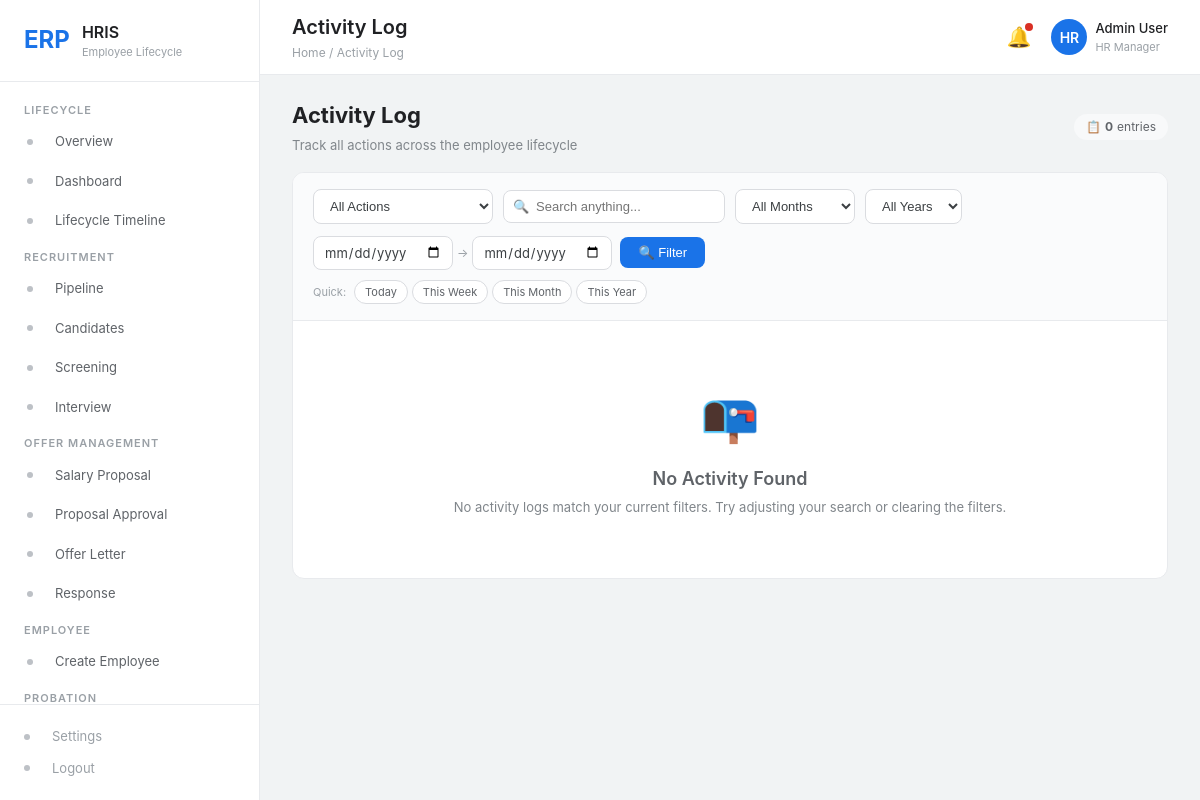
Page /activity/log.php on the earlier database version.
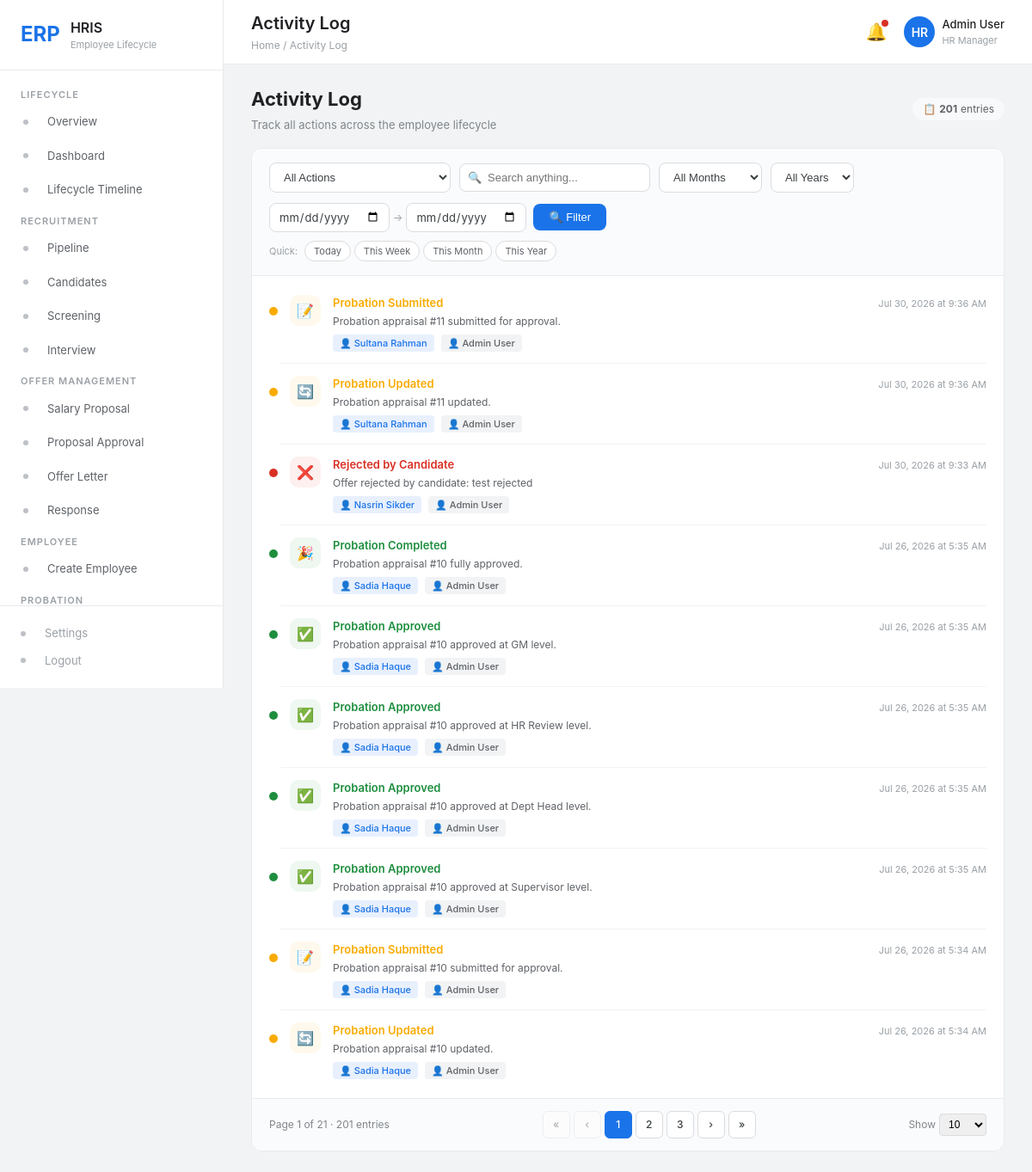
Same page on the later database version.
### tables this page shows
CREATE TABLE `elms_candidate_logs` (
  `id` int(11) NOT NULL,
  `candidate_id` int(11) NOT NULL,
  `action` varchar(50) NOT NULL,
  `from_status` varchar(30) DEFAULT NULL,
  `to_status` varchar(30) DEFAULT NULL,
  `notes` text DEFAULT NULL,
  `created_by` varchar(100) DEFAULT 'Admin User',
  `created_at` timestamp NOT NULL DEFAULT current_timestamp()
);

CREATE TABLE `elms_candidates` (
  `id` int(11) NOT NULL,
  `job_id` int(11) NOT NULL,
  `code` varchar(30) NOT NULL,
  `first_name` varchar(100) NOT NULL,
  `last_name` varchar(100) NOT NULL,
  `email` varchar(100) NOT NULL,
  `phone` varchar(30) DEFAULT NULL,
  `nid` varchar(50) DEFAULT NULL,
  `blood_group` varchar(10) DEFAULT NULL,
  `dob` date DEFAULT NULL,
  `gender` varchar(10) DEFAULT NULL,
  `present_address` text DEFAULT NULL,
  `permanent_address` text DEFAULT NULL,
  `current_salary` decimal(12,2) DEFAULT 0.00,
  `expected_salary` decimal(12,2) DEFAULT 0.00,
  `status_id` int(11) NOT NULL DEFAULT 1,
  `applied_at` datetime DEFAULT current_timestamp(),
  `created_at` timestamp NOT NULL DEFAULT current_timestamp(),
  `updated_at` timestamp NOT NULL DEFAULT current_timestamp() ON UPDATE current_timestamp()
);

### activity/log.php (the view, shortened to what the rows shown need)
<?php
$pdo = getDB();
$page = max(1, (int)($_GET['page'] ?? 1));
$perPage = max(1, (int)($_GET['perPage'] ?? 10));
$where = [];
$params = [];
$whereClause = $where ? 'WHERE ' . implode(' AND ', $where) : '';
$offset = ($page - 1) * $perPage;
$logs = $pdo->prepare("
    SELECT cl.*, c.first_name, c.last_name
    FROM elms_candidate_logs cl
    LEFT JOIN elms_candidates c ON cl.candidate_id = c.id
    $whereClause
    ORDER BY cl.id DESC
    LIMIT $perPage OFFSET $offset
");
$logs->execute($params);
$logs = $logs->fetchAll();
$actCfg = [
    'candidate_applied'       => ['c'=>'#1a73e8','i'=>'&#x1F4E5;','t'=>'Applied'],
    'screening_shortlist'     => ['c'=>'#1e8e3e','i'=>'&#x1F50D;','t'=>'Shortlisted'],
    'screening_reject'        => ['c'=>'#d93025','i'=>'&#x274C;','t'=>'Rejected'],
    'screening_hold'          => ['c'=>'#f9ab00','i'=>'&#x23F3;','t'=>'Hold'],
    'interview_scheduled'     => ['c'=>'#1a73e8','i'=>'&#x1F91D;','t'=>'Scheduled'],
    'interview_pass'          => ['c'=>'#1e8e3e','i'=>'&#x2705;','t'=>'Passed'],
    'interview_fail'          => ['c'=>'#d93025','i'=>'&#x274C;','t'=>'Failed'],
    'interview_hold'          => ['c'=>'#f9ab00','i'=>'&#x23F3;','t'=>'Hold'],
    'interview_round_pass'    => ['c'=>'#1e8e3e','i'=>'&#x2705;','t'=>'Round Passed'],
    'salary_proposed'         => ['c'=>'#9334ea','i'=>'&#x1F4B0;','t'=>'Salary Proposed'],
    'salary_finalized'        => ['c'=>'#9334ea','i'=>'&#x2705;','t'=>'Salary Finalized'],
    'proposal_submitted_approval' => ['c'=>'#f9ab00','i'=>'&#x1F4E8;','t'=>'Submitted for Approval'],
    'proposal_approved'       => ['c'=>'#1e8e3e','i'=>'&#x2705;','t'=>'Proposal Approved'],
    'proposal_rejected'       => ['c'=>'#d93025','i'=>'&#x274C;','t'=>'Proposal Rejected'],
    'offer_created'           => ['c'=>'#1a73e8','i'=>'&#x1F4C4;','t'=>'Offer Created'],
    'offer_approved'          => ['c'=>'#1e8e3e','i'=>'&#x2705;','t'=>'Offer Approved'],
    'offer_sent'              => ['c'=>'#1a73e8','i'=>'&#x1F4E8;','t'=>'Offer Sent'],
    'offer_rejected_candidate'=> ['c'=>'#d93025','i'=>'&#x274C;','t'=>'Rejected by Candidate'],
    'offer_letter_generated'  => ['c'=>'#1a73e8','i'=>'&#x1F4C4;','t'=>'Letter Generated'],
    'probation_submitted'     => ['c'=>'#f9ab00','i'=>'&#x1F4DD;','t'=>'Probation Submitted'],
    'probation_updated'       => ['c'=>'#f9ab00','i'=>'&#x1F504;','t'=>'Probation Updated'],
    'probation_approved'      => ['c'=>'#1e8e3e','i'=>'&#x2705;','t'=>'Probation Approved'],
    'probation_rejected'      => ['c'=>'#d93025','i'=>'&#x274C;','t'=>'Probation Rejected'],
    'probation_completed'     => ['c'=>'#1e8e3e','i'=>'&#x1F389;','t'=>'Probation Completed'],
    'confirmed'               => ['c'=>'#1e8e3e','i'=>'&#x1F389;','t'=>'Confirmed'],
    'employee_created'        => ['c'=>'#1a73e8','i'=>'&#x1F464;','t'=>'Employee Created'],
];
?>
<div style="display:flex;align-items:center;justify-content:space-between;flex-wrap:wrap;gap:12px;margin-bottom:16px">
    <div>
        <h1 style="font-size:22px;font-weight:700;color:#202124;margin:0">Activity Log</h1>
    </div>
</div>
<div class="al-card">
    <?php if ($logs): ?>
    <div class="al-list">
        <?php foreach ($logs as $log):
            $name = trim(($log['first_name']??'').' '.($log['last_name']??''));
            $cfg = $actCfg[$log['action']] ?? ['c'=>'#9aa0a6','i'=>'&#x2022;','t'=>ucfirst(str_replace('_',' ',$log['action']))];
        ?>
        <div class="al-row">
            <div class="al-dot-wrap">
                <div class="al-dot" style="background:<?=$cfg['c']?>"></div>
            </div>
            <div class="al-icon-box" style="background:<?=$cfg['c']?>12">
                <span><?=$cfg['i']?></span>
            </div>
            <div class="al-body">
                <div class="al-top">
                    <span class="al-action" style="color:<?=$cfg['c']?>"><?=$cfg['t']?></span>
                    <span class="al-time"><?=date('M j, Y',strtotime($log['created_at']))?> at <?=date('g:i A',strtotime($log['created_at']))?></span>
                </div>
                <div class="al-notes"><?=htmlspecialchars($log['notes']??'')?></div>
                <div class="al-meta">
                    <?php if ($name): ?>
                    <span class="al-tag al-tag-person">&#x1F464; <?=htmlspecialchars($name)?></span>
                    <?php endif; ?>
                    <span class="al-tag al-tag-user">&#x1F464; <?=htmlspecialchars($log['created_by']??'System')?></span>
                </div>
            </div>
        </div>
        <?php endforeach; ?>
    </div>
    <?php endif; ?>
</div>
<?php
require_once __DIR__ . '/../includes/layout.php';

Differences in the rows shown:
added elms_candidate_logs: action "📝", action "Probation Submitted", created_at "Jul 30, 2026", created_at "9:36 AM", notes "Probation appraisal #11 submitted for approval.", candidate.last_name "Sultana Rahman", created_by "Admin User"
added elms_candidate_logs: action "🔄", action "Probation Updated", created_at "Jul 30, 2026", created_at "9:36 AM", notes "Probation appraisal #11 updated.", candidate.last_name "Sultana Rahman", created_by "Admin User"
added elms_candidate_logs: action "❌", action "Rejected by Candidate", created_at "Jul 30, 2026", created_at "9:33 AM", notes "Offer rejected by candidate: test rejected", candidate.last_name "Nasrin Sikder", created_by "Admin User"
added elms_candidate_logs: action "🎉", action "Probation Completed", created_at "Jul 26, 2026", created_at "5:35 AM", notes "Probation appraisal #10 fully approved.", candidate.last_name "Sadia Haque", created_by "Admin User"
added elms_candidate_logs: action "✅", action "Probation Approved", created_at "Jul 26, 2026", created_at "5:35 AM", notes "Probation appraisal #10 approved at GM level.", candidate.last_name "Sadia Haque", created_by "Admin User"
added elms_candidate_logs: action "✅", action "Probation Approved", created_at "Jul 26, 2026", created_at "5:35 AM", notes "Probation appraisal #10 approved at HR Review level.", candidate.last_name "Sadia Haque", created_by "Admin User"
added elms_candidate_logs: action "✅", action "Probation Approved", created_at "Jul 26, 2026", created_at "5:35 AM", notes "Probation appraisal #10 approved at Dept Head level.", candidate.last_name "Sadia Haque", created_by "Admin User"
added elms_candidate_logs: action "✅", action "Probation Approved", created_at "Jul 26, 2026", created_at "5:35 AM", notes "Probation appraisal #10 approved at Supervisor level.", candidate.last_name "Sadia Haque", created_by "Admin User"
added elms_candidate_logs: action "📝", action "Probation Submitted", created_at "Jul 26, 2026", created_at "5:34 AM", notes "Probation appraisal #10 submitted for approval.", candidate.last_name "Sadia Haque", created_by "Admin User"
added elms_candidate_logs: action "🔄", action "Probation Updated", created_at "Jul 26, 2026", created_at "5:34 AM", notes "Probation appraisal #10 updated.", candidate.last_name "Sadia Haque", created_by "Admin User"
Other differences:
$total: "0" → "201"
$page: (not shown) → "1"
$totalPages: (not shown) → "21"
$total: (not shown) → "201"
form field value: (not shown) → "10"
text no longer shown: "📭 No Activity Found No activity logs match your current filters. Try adjusting your search or clearing the filters."
text now shown: "Page of · entries « ‹ › » Show"
new list line: "1"
new list line: "2"
new list line: "3"
